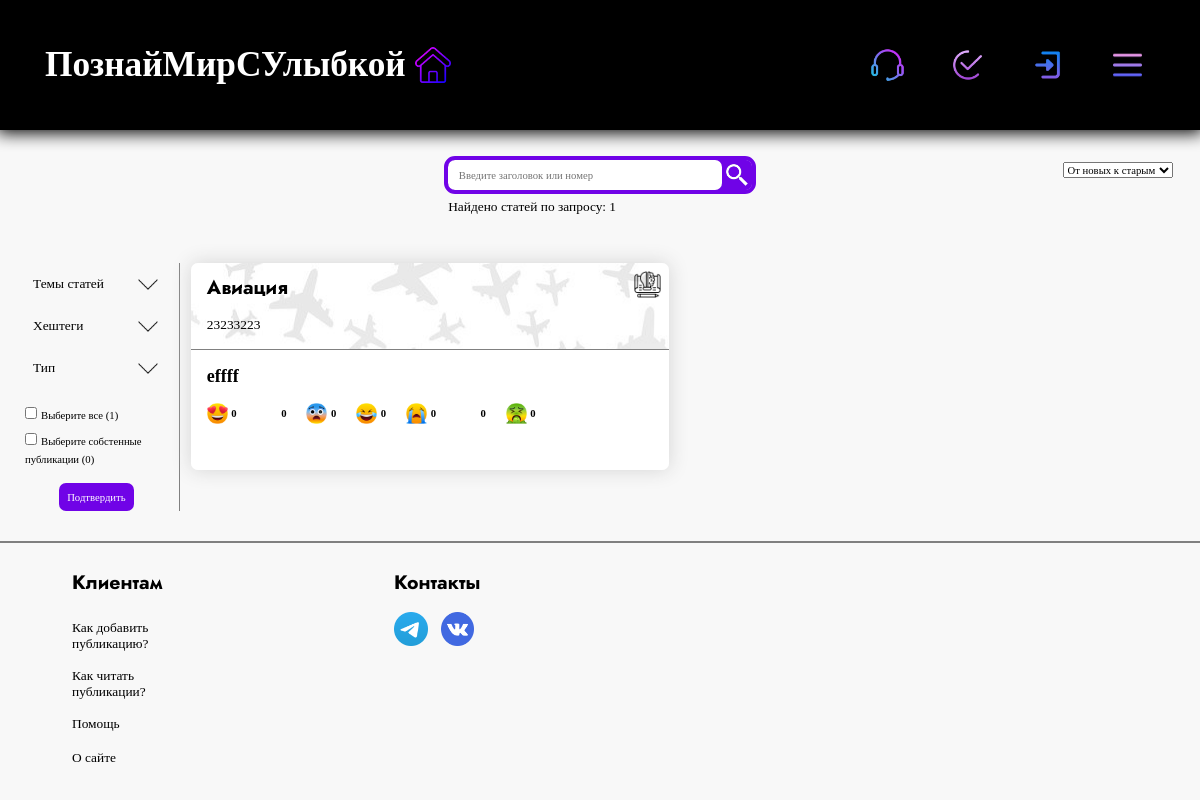
/read, run on an earlier commit of the app's database.
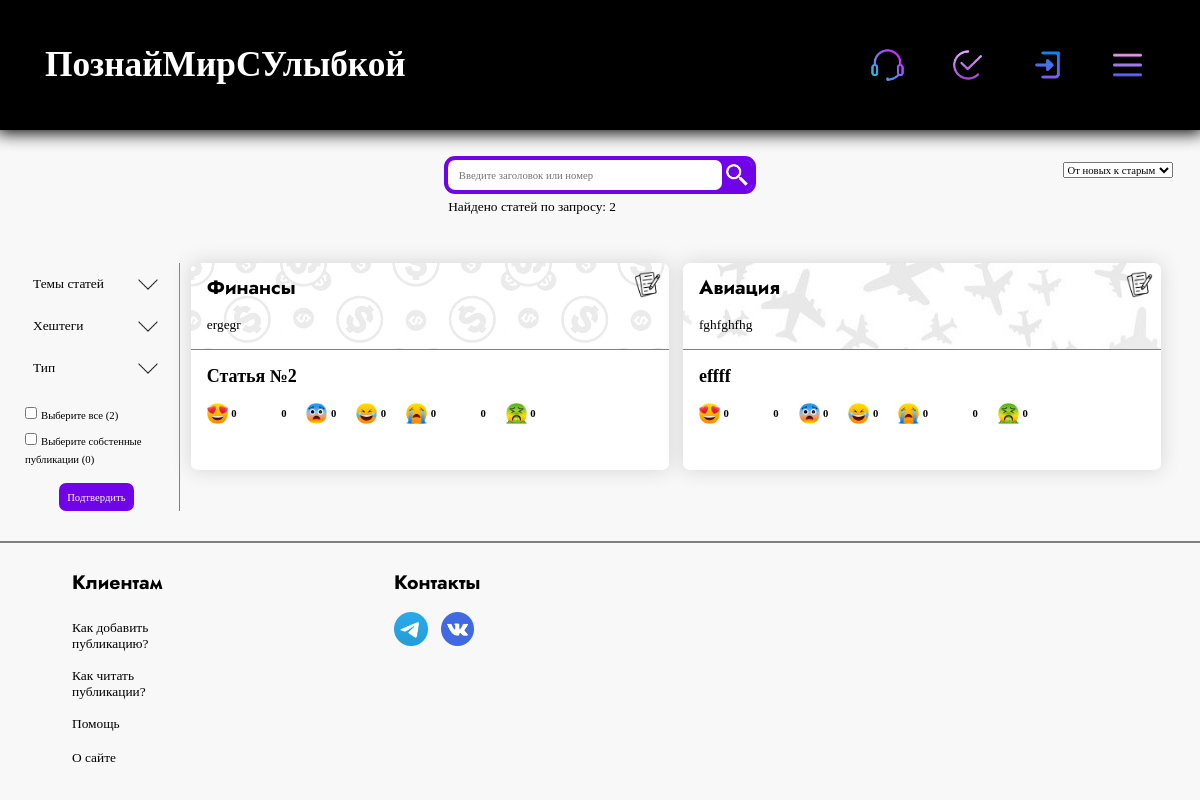
And on a later commit of the database.
### tables this page shows
CREATE TABLE menu (
            text VARCHAR(80) NOT NULL,
            url VARCHAR(80) NOT NULL,
            img_url VARCHAR(80) NOT NULL,
            class VARCHAR(80) NOT NULL
            );

CREATE TABLE menu_filter (
                            name VARCHAR(50) NOT NULL,
                            class VARCHAR(50) NOT NULL
                            );

CREATE TABLE posts (
                id INTEGER PRIMARY KEY,
                type VARCHAR(20) NOT NULL,
                bg VARCHAR(80) DEFAULT NULL,
                user_id BIGINT NOT NULL,
                subject VARCHAR(30) DEFAULT NULL,
                header VARCHAR(35) NOT NULL,
                text TEXT NOT NULL,
                time_of_read VARCHAR(60) NOT NULL,
                tags VARCHAR(1024),
                datetime DATETIME NOT NULL,
                img_type VARCHAR(80) NOT NULL,
                love_laugh BIGINT DEFAULT 0,
                laugh BIGINT DEFAULT 0,
                shock BIGINT DEFAULT 0,
                laugh_cry BIGINT DEFAULT 0,
                cry BIGINT DEFAULT 0,
                angry BIGINT DEFAULT 0,
                terrible BIGINT DEFAULT 0,
                seen BIGINT DEFAULT 0,
                
                CONSTRAINT owner_id_fk FOREIGN KEY (user_id) REFERENCES users (id)
                );

CREATE TABLE smiles (
                            link VARCHAR(80) NOT NULL
                            );

### app.py (the view, shortened to what this page needs)
@app.route('/read', methods=['POST', 'GET'])
def read():
    form = SearchForm()
    menu_filter = db.get_menu_filter()
    search = request.form['search'] if 'search' in request.form else False
    session['order'] = 'new' if session.get('order') is None else session['order']
    posts, req = db.filter_posts(session, current_user, search)
    return render_template('read.html',
                           title='Читать статьи',
                           links_header=db.get_info_menu_right(current_user),
                           links_header_text=db.get_info_menu_left(),
                           form=form,
                           menu_filter=menu_filter,
                           len=len,
                           posts=posts,
                           request=req,
                           smiles=db.get_smiles(),
                           session=session,
                           str=str,
                           own_posts=db.get_own_posts(current_user),
                           cnt_posts=db.get_count_posts())

### forms.py
class SearchForm(FlaskForm):
    checkbox_tags = CheckboxField('checkbox_tags', choices=db.get_tags())
    checkbox_subjs = CheckboxField('checkbox_subjs', choices=db.get_subjects_filter())
    checkbox_types = CheckboxField('checkbox_types', choices=db.get_types_of_post())
    check_all_choices = CheckboxField('all_choices', choices=[(True, f'Выбрать все ({db.get_count_posts()})')])
    check_with_user = CheckboxField('with_user',
                                    choices=[(True, f'Включить собственные публикации')])
    select_sort = SelectField('sort', choices=[('new', 'От новых к старым'), ('old', 'От старых к новым')])
    submit_filter = SubmitField('Подтвердить')
    search = StringField('search')
    submit_search = SubmitField()
    smile = SubmitField()

### database.py (called while the page is built)
    def get_info_menu_right(self, current_user):
        if current_user.is_authenticated:
            self.cursor.execute('SELECT * FROM menu_logged')
            res = self.cursor.fetchall()
            return res
        self.cursor.execute('SELECT * FROM menu')
        res = self.cursor.fetchall()
        return res

### templates/read.html (shortened to what this page needs)
{% extends 'index.html' %}
{% block content %}
  <div class = 'form_read_posts'>
    <form action='' method='post' class = 'search_flex'>
      <div id = 'filter_search_div2'>
      </div>
      <div class = 'full_search_div'>
        <div class = 'search_div'>
          {{form.search(class = 'search_field', placeholder='Введите заголовок или номер')}}
          <div class = 'search_btn'>
            {{form.submit_search(id = 'search_btn')}}
          </div>
        </div>
        <div class = 'count_posts'>
          <p> Найдено статей по запросу: {{len(posts)}} </p>
        </div>
      </div>
      <div id = 'sort_div'>
      </div>
    </form>
    <div class = 'content_search_div'>
      <form class = 'filter_search_div' action = 'menu', method='post'>
        {% for line in range(len(menu_filter)) %}
          <div class = 'line_in_menu_filter {{menu_filter[line]["class"]}}' onclick = open_content({{line}})>
            <p> {{menu_filter[line]['name']}} </p>
            <img src = '{{url_for("static", filename="images/arrow.png")}}' class = 'img_arrow'>
          </div>
        {% endfor %}
        <div class = 'checkbox_filter'>
          <ul id = 'check_all_choices' onclick = 'on_checkboxs()'>
            <li>
              <input name = 'check_all_choices' id = 'check_all_choices-0' type = 'checkbox' value = 'True'>
              <label for = 'check_all_choices-0'>
                Выберите все ({{cnt_posts}})
              </label>
            </li>
          </ul>
        </div>
        <div class = 'checkbox_filter2'>
          <input name = 'check_with_user' id = 'check_with_user-0' type = 'checkbox' value = 'True'>
          <label for = 'check_with_user-0'>
            Выберите собстенные публикации ({{own_posts}})
          </label>
        </div>
        <div class = 'select_filter'>
          {{form.select_sort()}}
        </div>
        <div class = 'submit_menu_filter'>
          {{form.submit_filter(class = 'hover_submit')}}
        </div>
      </form>
      <div style = 'width: calc(100%);'>
        <div class = 'content_request_search_div'>
          {% for post in posts %}
            <div class = 'post_mini_div' id = 'post_number_{{post["id"]}}'>
              <div class = 'body_post' style = 'background: url({{post["bg"]}})'>
                <img src = '{{post["img_type"]}}' class = 'type_post_iconic_img'>
                {% if post['subject'] %}
                  <h3 class = 'subject_text'> {{post['subject']}} </h3>
                {% else %}
                  <h3 class = 'subject_text'> История </h3>
                {% endif %}
                <div class = 'text_of_post_div'>
                  {% for prg in post['text'].split('\n')[:2] %}
                    <p class = 'text_of_post'> {{prg}} </p>
                  {% endfor %}
                </div>
              </div>
              <div class = 'footer_post'>
                <a href = '/read/{{post["id"]}}' class  = 'link_post'>
                  {{post['header']}}
                </a>
                <div class = 'smiles'>
                  {% for smile in range(len(smiles)) %}
                  <form class = 'smile_div' method = 'post' action = '/smile_{{smiles[smile]["link"][22:-4]}}/{{post["id"]}}/{{post["user_id"]}}/{{request}}/read'>
                    <div style = "background: url({{smiles[smile]['link']}}); background-size: cover;" class = 'smile_img_div'>
                      {{form.smile(class = 'smile_img')}}
                    </div>
                    <span> <b> {{post[smiles[smile]['link'][22:-4]]}} </b> </span>
                  </form>
                  {% endfor %}
                </div>
                <div class = 'fast_messages_post'>
                </div>
              </div>
            </div>
            {% endfor %}
        </div>
      </div>
      </div>
    </div>
  </div>
{% endblock %}

### templates/index.html (shortened to what this page needs)
<!DOCTYPE html>
<html lang="en">
<head>
    <link rel = 'stylesheet' href = '{{url_for("static", filename="css/style.css")}}'>
</head>
{% block body %}
<body style = 'background: #f8f8f8'>
  <div class = 'dark_screen'>
{% endblock %}
    <div class = 'header'>
        {% if current_user.is_authenticated %}
        <a href = '/profile/{{current_user.get_name()}}'>
        {% else %}
        <a href = '/'>
        {% endif %}
          <h1> ПознайМирСУлыбкой </h1>
        </a>
        {% block links_header %}
            {% for link in links_header %}
            <a class = 'block_link_header {{link["class"]}}' href = '{{link["url"]}}'>
                <img src = '{{link["img_url"]}}' class = 'img_link_header'>
            </a>
            {% endfor %}
        {% endblock %}
        <div class = 'menu_links_header_div'>
          <button class = 'menu_links_header_btn' onclick = 'open_menu_links_header()'>
            <img src = '{{url_for("static", filename="images/menu_iconic.png")}}' class = 'menu_links_header_img'>
          </button>
        </div>
    </div>
    {% block content %}{% endblock %}
    {% block footer %}
    <footer>
      <div class = 'content_footer'>
        <div class = 'clients_div'>
          <h3 style = 'margin-left: 8px'> Клиентам </h3>
          <div class = 'links_clients_div'>
            <div class = 'footer_link_div'>
              <button class = 'footer_help_btn'>
                <p style = 'word-break: break-word; text-align: left'> Как добавить публикацию? </p>
              </button>
            </div>
            <div class = 'footer_link_div'>
              <button class = 'footer_help_btn'>
                <p style = 'word-break: break-word; text-align: left'> Как читать публикации? </p>
              </button>
            </div>
            <div class = 'footer_link_div'>
              <a href = '/support' class = 'footer_link'>
                <p style = 'word-break: break-word; text-align: left'> Помощь </p>
              </a>
            </div>
            <div class = 'footer_link_div'>
              <button class = 'footer_help_btn'>
                <p style = 'word-break: break-word; text-align: left'> О сайте </p>
              </button>
            </div>
          </div>
        </div>
        <div class = 'connect_div'>
          <h3> Контакты </h3>
          <div class = 'iconic_div_footer'>
            <a href = 'https://t.me/rayson0_0' class = 'iconic_footer_a'>
              <img src = '{{url_for("static", filename="images/iconic/telegram.png")}}' class = 'iconic_img_footer'>
            </a>
            <a href = 'https://vk.com/id818581144' class = 'iconic_footer_a' style = 'margin-left: 1em'>
              <img src = '{{url_for("static", filename="images/iconic/vk.png")}}' class = 'iconic_img_footer'>
            </a>
          </div>
        </div>
      </div>
    </footer>
    {% endblock %}
</body>
</html>

What changed in the data, as far as the page shows it:
removed menu: img_url (picture)
added posts: bg (picture), img_type (picture), subject "Финансы", text "ergegr", header "Статья №2", link (picture), love_laugh.link "0" "0" "0" "0" "0" "0" "0"
changed posts "Авиация": img_type: a different picture; text "23233223" → "fghfghfhg"
Also different on the page:
{{ len(posts) }}: "1" → "2"
{{ cnt_posts }}: "1" → "2"
